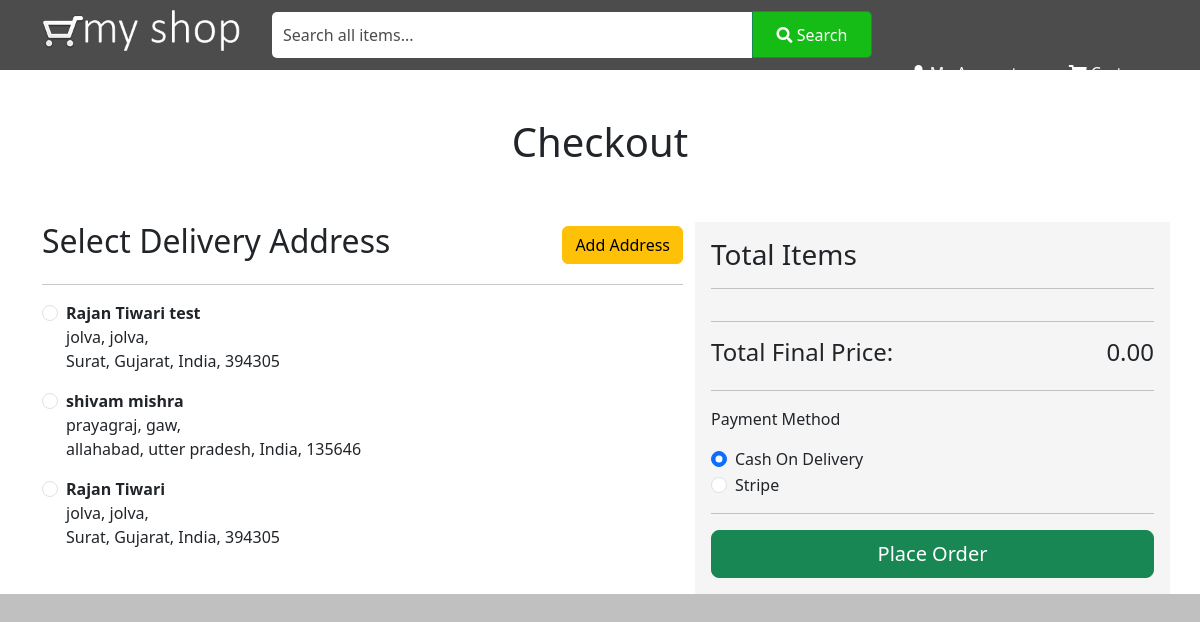
The app's page /checkout.php (signed in) with its own data.
### tables this page shows
CREATE TABLE `addresses` (
  `address_id` int(11) NOT NULL,
  `first_name` varchar(100) NOT NULL,
  `last_name` varchar(100) NOT NULL,
  `phone_number` int(15) NOT NULL,
  `email` varchar(100) NOT NULL,
  `address_one` text NOT NULL,
  `address_two` text DEFAULT NULL,
  `city_name` varchar(100) NOT NULL,
  `pincode` int(6) NOT NULL,
  `state_name` varchar(50) NOT NULL,
  `country_name` varchar(50) NOT NULL,
  `user_id` int(11) NOT NULL,
  `created_at` varchar(30) NOT NULL,
  `updated_at` timestamp NOT NULL DEFAULT current_timestamp() ON UPDATE current_timestamp()
);

### class/Db.php (called while the page is built, shortened)
<?php
class Db
{
    private $host = 'localhost';
    private $username = 'root';
    private $password = '';
    private $database = 'myweb_ecom';
    public function __construct()
    {
        try {
            $dsn = "mysql:host={$this->host}; dbname={$this->database};";
            $option = array(PDO::ATTR_PERSISTENT);
            $this->db = new PDO($dsn, $this->username, $this->password, $option);
        } catch (PDOException $e) {
            echo "Connection Error: " . $e->getMessage();
            exit;
        }
    }
}

### class/Address.php (called while the page is built)
<?php
require_once 'Crud.php';
class Address extends Crud
{
    public function getAddresses(){
        $user_id = $_SESSION['id'];
        return $getAddress = $this->custom_get('addresses'," WHERE user_id = '$user_id'", 'fetchAll');
    }
}

### class/Crud.php (called while the page is built, shortened)
<?php
require_once('Db.php');
class Crud extends Db
{
    public function custom_get($table_name, $where = '', $fetch_type = "fetchAll")
    {
        $sql = "SELECT * FROM $table_name ";
        if (!empty($where)) {
            $sql .= $where;
        }
        $stmt = $this->db->prepare($sql);
        $stmt->execute();
        if ($fetch_type == "fetchAll") {
            $result = $stmt->fetchAll(PDO::FETCH_ASSOC);
        }
        return $result;
    }
}

### checkout.php (the view, shortened to what this page needs)
<?php
include 'includes/header.php';
include 'includes/navbar.php';
require_once 'class/Crud.php';
require_once 'class/Address.php';
$address = new Address();
?>
<div class="cart">
    <div class="cart-body" style="background: #ffffff;">
        <h1 class="text-center py-5">Checkout</h1>
        <div class="container">
            <?php
            if (!isset($_SESSION['loggedIn'])) { ?>
                <h1 class="text-center pt-5 pb-3">You are not logged In.</h1>
                <div class="d-flex justify-content-center">
                    <a href="login.php" class="nav-link">Click here for login</a>
                </div>
            <?php } else {
                ?>
                <div class="row">
                    <div class="col-md-7">
                        <div class="d-flex justify-content-between align-items-center">
                            <h2 class="mb-2">Select Delivery Address</h2>
                            <a href="add_address.php" class="btn btn-warning">Add Address</a>
                        </div>
                        <hr>
                        <div class="card-body">
                            <?php foreach($address->getAddresses() as $address): ?>
                            <div class="form-check mb-3">
                                <input class="form-check-input address" type="radio" name="address" id="address<?=  $address['address_id']; ?>" value="<?=  $address['address_id']; ?>">
                                <label class="form-check-label" for="address<?=  $address['address_id']; ?>">
                                    <strong><?= $address['first_name'] .' '.$address['last_name']; ?></strong><br>
                                    <?= $address['address_one'] .', '.$address['address_two']; ?>,<br>
                                    <?= $address['city_name'] .', '.$address['state_name'].', '.$address['country_name'].', '.$address['pincode']; ?>
                                </label>
                            </div>
                            <?php endforeach; ?>
                        </div>
                    </div>
                    <div class="col-md-5 p-3" style="background: #f5f5f5;">
                        <h3>Total Items</h3>
                        <hr>
                            <?php
                            $total_final_price = 0;
                                ?>
                        <hr>
                        <div class="d-flex justify-content-between">
                            <span class="h4">Total Final Price:</span>
                            <span class="total_final_price h4"><?= number_format($total_final_price, 2); ?></span>
                        </div>
                        <hr>
                        <p>Payment Method</p>
                        <div class="form-check">
                            <input class="form-check-input" type="radio" name="payment_method" id="cod" value="cod" checked>
                            <label class="form-check-label" for="cod">
                                Cash On Delivery
                            </label>
                        </div>
                        <div class="form-check">
                            <input class="form-check-input" type="radio" name="payment_method" id="stripe" value="stripe">
                            <label class="form-check-label" for="stripe">
                                Stripe
                            </label>
                        </div>
                        <hr>
                        <button class="btn btn-success btn-lg w-100 place_order">Place Order</button>
                    </div>
                </div>
            </div>
        <?php } ?>
    </div>
</div>
<?php
include 'includes/footer.php';
?>

### css/style.css (style rules this page uses)
* { margin: 0; padding: 0; }
body { background: silver; }

### records on screen
addresses: first_name "Rajan", last_name "Tiwari test", address_one "jolva", address_two "jolva", city_name "Surat", state_name "Gujarat", country_name "India", pincode "394305"
addresses: first_name "shivam", last_name "mishra", address_one "prayagraj", address_two "gaw", city_name "allahabad", state_name "utter pradesh", country_name "India", pincode "135646"
addresses: first_name "Rajan", last_name "Tiwari", address_one "jolva", address_two "jolva", city_name "Surat", state_name "Gujarat", country_name "India", pincode "394305"

### other values on screen
$total_final_price "0.00"
